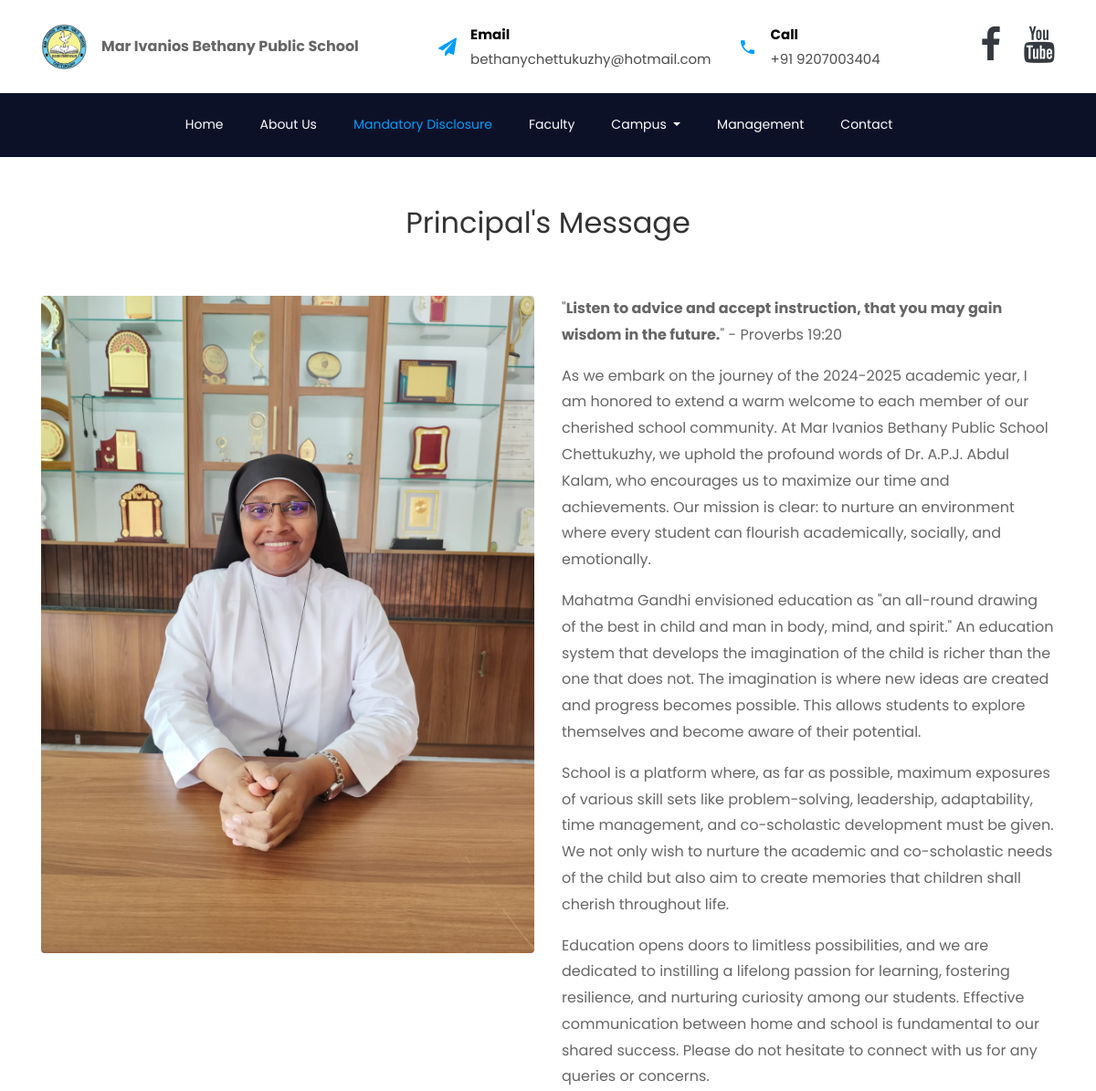
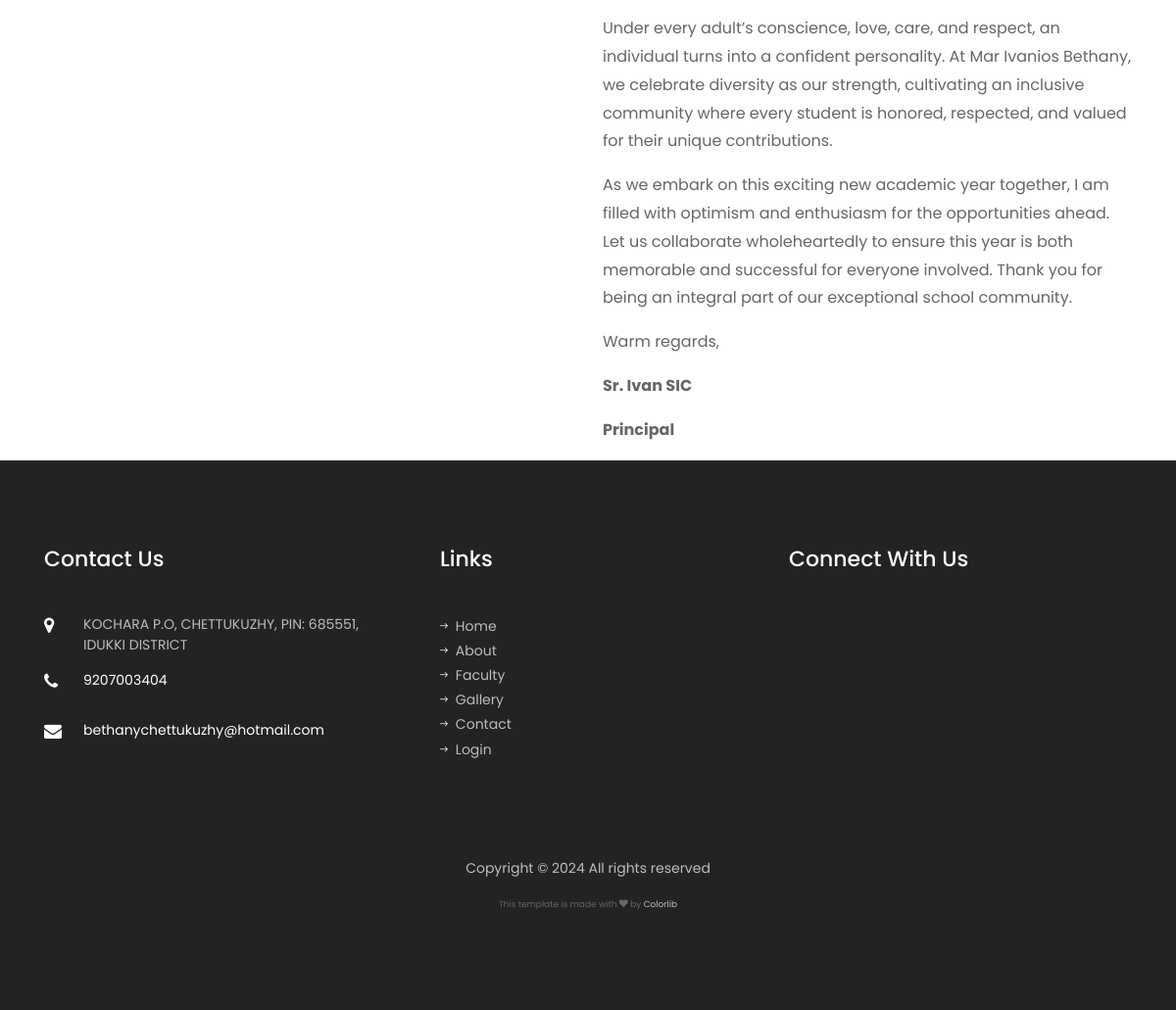
The page /principal_message/ on the database its author committed (2 pictures, top to bottom).
### Home/models.py (models this page shows, shortened)
class SchoolInfo(models.Model):
    name = models.CharField(max_length=200)
    logo = models.ImageField(upload_to='school_logos/', blank=True, null=True)
    email = models.EmailField(max_length=254, blank=True, null=True)
    total_students = models.PositiveIntegerField(blank=True, null=True)
    total_transportation_vehicles = models.PositiveIntegerField(blank=True, null=True)
    total_classrooms = models.PositiveIntegerField(blank=True, null=True)
    phone = models.CharField(max_length=100, blank=True, null=True)
    address_line1 = models.CharField(max_length=255, blank=True, null=True)
    address_line2 = models.CharField(max_length=255, blank=True, null=True)
    facebook_link = models.URLField(max_length=200, blank=True, null=True)
    youtube_link = models.URLField(max_length=200, blank=True, null=True)
    instagram_link = models.URLField(max_length=200, blank=True, null=True)

class Management(models.Model):
    our_principal = models.CharField(max_length=100, blank=True, null=True)
    principal_image = models.ImageField(upload_to='images/', blank=True, null=True)
    principal_message = RichTextUploadingField(blank=True, null=True)  # New field for principal's message
    our_finance_manager = models.CharField(max_length=100, blank=True, null=True)
    finance_manager_image = models.ImageField(upload_to='images/', blank=True, null=True)
    our_local_manager = models.CharField(max_length=100, blank=True, null=True)
    local_manager_image = models.ImageField(upload_to='images/', blank=True, null=True)

### Home/views.py (the view)
# urls.py: path('principal_message/',views.principal_message,name='principal_message_detail'),
def principal_message(request):
    management = Management.objects.first()
    return render(request,'principal_message.html',{"management":management})

### Home/context_processors.py (called while the page is built)
def school_info(request):
    school_info = SchoolInfo.objects.first()  # Assuming there's only one entry
    return {'school_info': school_info}

### templates/principal_message.html (shortened to what this page needs)
{% extends "base.html" %}
{% load static %}
{% block content %}
<div class="container mt-5 ftco-animate">
    <div class="row">
        <div class="col-md-12 mb-5"><h2 class="text-center">Principal's Message</h2></div>
        <div class="col-md-6">
            <img src="{{ management.principal_image.url }}" class="img-fluid rounded fixed-image" alt="Principal's Image">
        </div>
        <div class="col-md-6 scrollable-message">
            <div>
                {{ management.principal_message|safe }}
            </div>
        </div>
    </div>
</div>
{% include "inc/footer.html" %}
{% endblock content %}

### templates/base.html (shortened to what this page needs)
{% load static %}
<head>
    <link rel="stylesheet" href="{% static 'css/open-iconic-bootstrap.min.css' %}">
    <link rel="stylesheet" href="{% static 'css/animate.css' %}">
    <link rel="stylesheet" href="{% static 'css/owl.carousel.min.css' %}">
    <link rel="stylesheet" href="{% static 'css/owl.theme.default.min.css' %}">
    <link rel="stylesheet" href="{% static 'css/magnific-popup.css' %}">
    <link rel="stylesheet" href="{% static 'css/aos.css' %}">
    <link rel="stylesheet" href="{% static 'css/ionicons.min.css' %}">
    <link rel="stylesheet" href="{% static 'css/flaticon.css' %}">
    <link rel="stylesheet" href="{% static 'css/icomoon.css' %}">
    <link rel="stylesheet" href="{% static 'css/style.css' %}">
  </head>
  <body>
    <div class="bg-top navbar-light">
    	<div class="container">
    		<div class="row no-gutters d-flex align-items-center align-items-stretch">
    			<div class="col-md-4 d-flex align-items-center py-4">
    				<a class="navbar-brand" href="{% url "index" %}"><img src="{{school_info.logo.url}}" style="width: 50px;" alt=""></span></a>
					<span><strong>Mar Ivanios Bethany Public School</strong></span>
    			</div>
	    		<div class="col-lg-8 d-block">
		    		<div class="row d-flex">
					    <div class="col-md d-flex topper align-items-center align-items-stretch py-md-4 custom-margin">
					    	<div class="icon d-flex justify-content-center align-items-center"><span class="icon-paper-plane"></span></div>
					    	<div class="text">
					    		<span>Email</span>
						    	<span>{{school_info.email}}</span>
						    </div>
					    </div>
					    <div class="col-md d-flex topper align-items-center align-items-stretch py-md-4">
					    	<div class="icon d-flex justify-content-center align-items-center"><span class="icon-phone2"></span></div>
						    <div class="text">
						    	<span>Call</span>
						    	<span>+91 {{school_info.phone}}</span>
						    </div>
					    </div>
					    <div class="col-md topper d-flex align-items-center justify-content-end">
					    	<p class="mb-0">
								<a href="{{school_info.facebook_link}}" style="font-size: 40px;" ><span class="icon-facebook text-dark"></span></a>
					    		<a href="{{school_info.youtube_link}}" style="font-size: 40px;margin-left: 20px;" ><span class="icon-youtube text-dark"></span></a>
					    	</p>
					    </div>
				    </div>
			    </div>
		    </div>
		  </div>
    </div>
	  <nav class="navbar navbar-expand-lg navbar-dark bg-dark ftco-navbar-light" id="ftco-navbar">
	    <div class="container-fluid d-flex align-items-center px-4">
	      <div class="collapse navbar-collapse justify-content-center" id="ftco-nav">
	        <ul class="navbar-nav">
	        	<li class="nav-item"><a href="{% url "index" %}" class="nav-link pl-0">Home</a></li>
	        	<li class="nav-item"><a href="{% url "about_us" %}" class="nav-link">About Us</a></li>
	        	<li class="nav-item active"><a href="{% url "mandatory_disclosure" %}" class="nav-link">Mandatory Disclosure</a></li>
	        	<li class="nav-item"><a href="{% url "staffs" %}" class="nav-link">Faculty</a></li>
	        	<li class="nav-item dropdown">
					<a class="nav-link dropdown-toggle" href="#" id="navbarDropdown" role="button" data-toggle="dropdown" aria-haspopup="true" aria-expanded="false">
						Campus
					</a>
				</li>
				<li class="nav-item"><a href="{% url "management" %}" class="nav-link">Management</a></li>
	          <li class="nav-item"><a href="{% url "contact" %}" class="nav-link">Contact</a></li>
	        </ul>
	      </div>
	    </div>
	  </nav>
    {% block content %}{% endblock content %}
  </body>

### templates/inc/footer.html (shortened to what this page needs)
<footer class="ftco-footer ftco-bg-dark ftco-section">
    <div class="container">
      <div class="row mb-5">
        <div class="col-md-6 col-lg-4">
          <div class="ftco-footer-widget mb-5">
            <h2 class="ftco-heading-2">Contact Us</h2>
            <div class="block-23 mb-3">
              <ul>
                <li>
                  <span class="icon icon-map-marker"></span
                  ><span class="text">
                    KOCHARA P.O, CHETTUKUZHY, PIN: 685551, IDUKKI DISTRICT</span
                  >
                </li>
                <li>
                  <a href="#"
                    ><span class="icon icon-phone"></span
                    ><span class="text"> {{school_info.phone}}</span></a
                  >
                </li>
                <li>
                  <a href="#"
                    ><span class="icon icon-envelope"></span
                    ><span class="text ml-4">
                      {{school_info.email}}</span
                    ></a
                  >
                </li>
              </ul>
            </div>
          </div>
        </div>
        <div class="col-md-6 col-lg-4">
          <div class="ftco-footer-widget mb-5 ml-md-4">
            <h2 class="ftco-heading-2">Links</h2>
            <ul class="list-unstyled">
              <li>
                <a href="{% url 'index' %}"
                  ><span class="ion-ios-arrow-round-forward mr-2"></span>Home</a
                >
              </li>
              <li>
                <a href="{% url "about_us" %}"
                  ><span class="ion-ios-arrow-round-forward mr-2"></span
                  >About</a
                >
              </li>
              <li>
                <a href="{% url "staffs" %}"
                  ><span class="ion-ios-arrow-round-forward mr-2"></span
                  >Faculty</a
                >
              </li>
              <li>
                <a href="{% url "gallery" %}"
                  ><span class="ion-ios-arrow-round-forward mr-2"></span
                  >Gallery</a
                >
              </li>
              <li>
                <a href="{% url "contact" %}"
                  ><span class="ion-ios-arrow-round-forward mr-2"></span
                  >Contact</a
                >
              </li>
              <li>
                <a href="{% url "admin_login" %}"
                  ><span class="ion-ios-arrow-round-forward mr-2"></span
                  >Login</a
                >
              </li>
            </ul>
          </div>
        </div>
        <div class="col-md-6 col-lg-4">
          <div class="ftco-footer-widget mb-5">
            <h2 class="ftco-heading-2 mb-0">Connect With Us</h2>
            <ul
              class="ftco-footer-social list-unstyled float-md-left float-lft mt-3"
            >
            </ul>
          </div>
        </div>
      </div>
      <div class="row">
        <div class="col-md-12 text-center">
          <p>
            Copyright &copy;
            All rights reserved
            <div>
              <small>
                <small>This template is made with
                  <i class="icon-heart" aria-hidden="true"></i> by
                  <a href="https://colorlib.com" target="_blank">Colorlib</a></small>
              </small>
            </div>
          </p>
        </div>
      </div>
    </div>
  </footer>

### static/css/icomoon.css (style rules this page uses)
[class^="icon-"], [class*=" icon-"] { font-family: 'icomoon' !important; speak: none; font-style: normal; font-weight: normal; font-variant: normal; text-transform: none; line-height: 1; -webkit-font-smoothing: antialiased; -moz-osx-font-smoothing: grayscale; }
.icon-heart:before { content: "\f004"; }
.icon-map-marker:before { content: "\f041"; }
.icon-phone:before { content: "\f095"; }
.icon-facebook:before { content: "\f09a"; }
.icon-envelope:before { content: "\f0e0"; }
.icon-youtube:before { content: "\f167"; }
.icon-paper-plane:before { content: "\f1d8"; }
.icon-phone2:before { content: "\e0cd"; }

### templates/base.html (style rules this page uses)
@media (min-width: 992px) { .custom-margin { margin-left: 65px; } }

### rows shown on the page
SchoolInfo: logo (picture), email "bethanychettukuzhy@hotmail.com", phone "9207003404"
Management: principal_image (picture), principal_message "\" Listen to advice and accept instruction, that you may gain wisdom in the future. \" - Proverbs 19:20 As we embark on the journey of the 2024-2025 academic year, I am honored to extend a warm welcome to each member of our cherished school community. At Mar Ivanios Bethany Public School Chettukuzhy, we uphold the profound words of Dr. A.P.J. Abdul Kalam, who encourages us to maximize our time and achievements. Our mission is clear: to nurture an environment where every student can flourish academically, socially, and emotionally. Mahatma Gandhi envisioned education as \"an all-round drawing of the best in child and man in body, mind, and spirit.\" An education system that develops the…"
